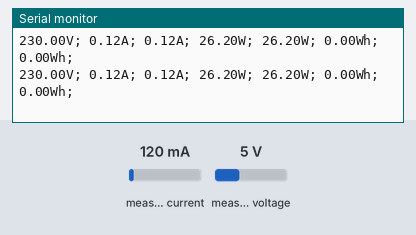
Simulated run of this program. Board: STM32 Blue Pill. On the bench: the last lines printed to the serial monitor. Inputs (shaded band) come from the test bench; at power-on: measured current 120 mA, measured voltage 5 V.

Above: at 1.2 s.
1.3 s: measured current set to 40 mA
At 2.8 s:
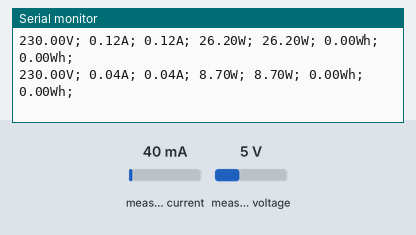
4.3 s: measured voltage set to 0.3 V
At 5.1 s:
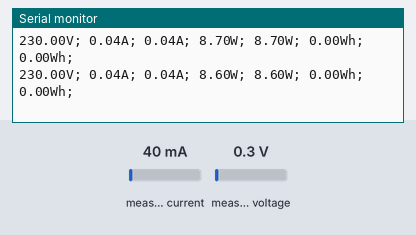
5.8 s: measured current set to 500 mA
At 6.9 s:
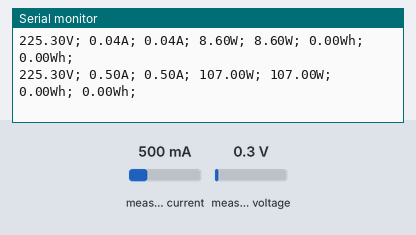
Timing chart, 0 to 8.8 s (numbered marks = the images above; inputs shaded):
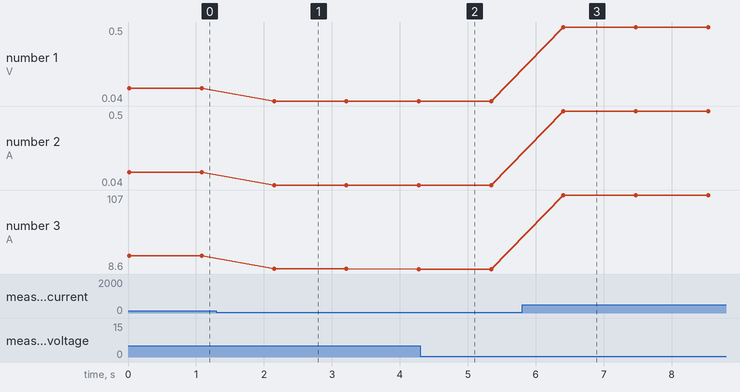

The program:

main.cpp
```cpp
#include <Arduino.h>
#include <PZEM004Tv30.h>


PZEM004Tv30 pzem(Serial1);  // RX,TX


void setup() {
  Serial.begin(9600);
  Serial1.begin(9600);

}

void loop() {
  float v = pzem.voltage();
  //if (v < 0.0) v = 0.0;
  Serial.print(v);Serial.print("V; ");

  float i = pzem.current();
  if(i >= 0.0){ Serial.print(i);Serial.print("A; "); }

Serial.print(i);Serial.print("A; ");

  float p = pzem.power();
  if(p >= 0.0){ Serial.print(p);Serial.print("W; "); }

Serial.print(p);Serial.print("W; ");

  float e = pzem.energy();
  if(e >= 0.0){ Serial.print(e);Serial.print("Wh; "); }

Serial.print(e);Serial.print("Wh; ");

  Serial.println();

  delay(1000);
}
```

Measured:
- after the input at 1.3 s, the serial monitor: prints a new line after 0.85 s (image 1)
- after the input at 5.8 s, the serial monitor: prints a new line after 0.61 s (image 3)
- plotted number 1: 0.12 → 0.04 after the input at 1.3 s, 0.04 → 0.5 after the input at 5.8 s
- plotted number 2: 0.12 → 0.04 after the input at 1.3 s, 0.04 → 0.5 after the input at 5.8 s
- plotted number 3: 26.2 → 8.6 after the input at 1.3 s, 8.6 → 107 after the input at 5.8 s
